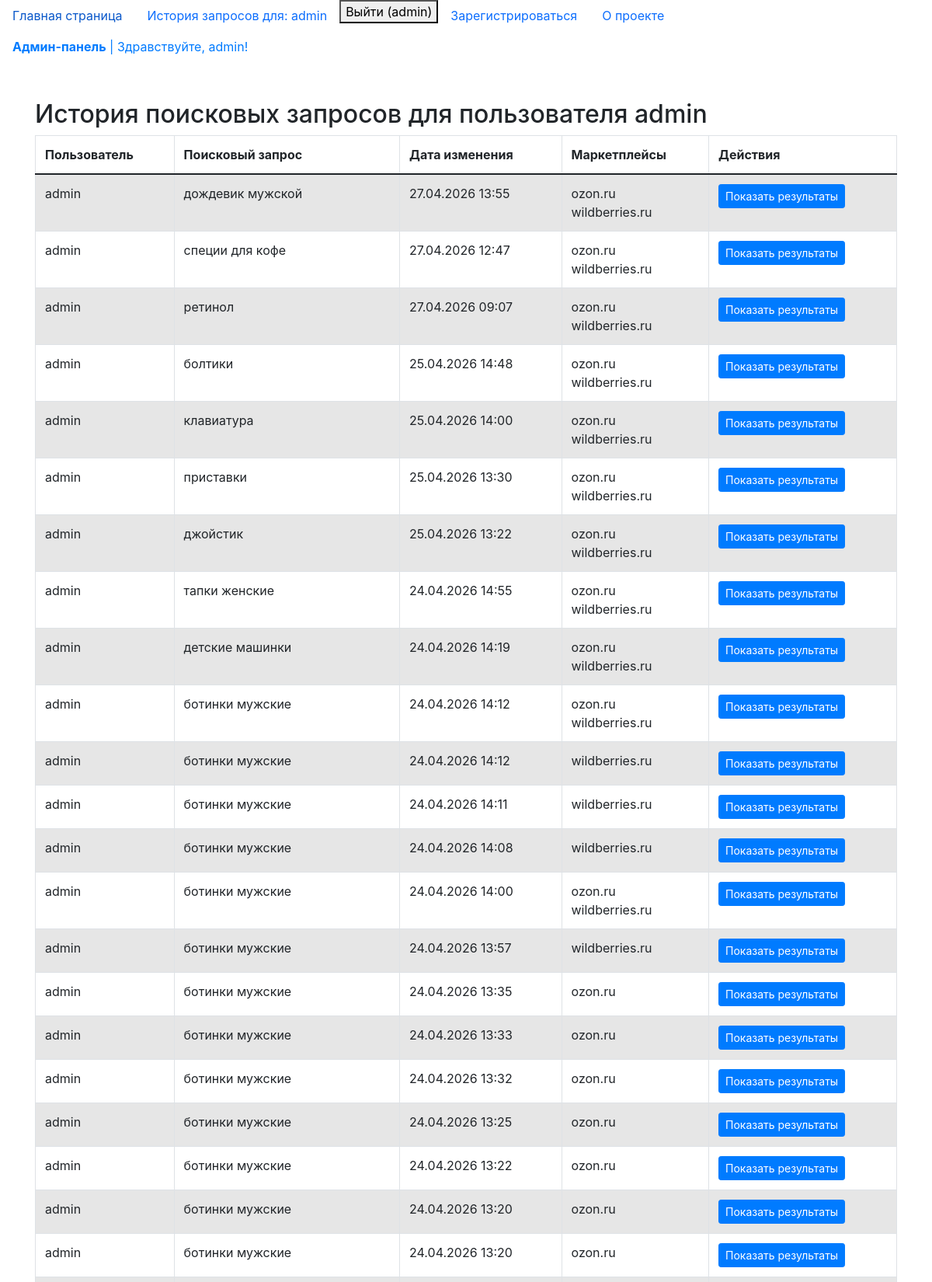
The page /query_list/ (signed in, upper part) on the database its author committed.
### custom_user_app/models/CustomUser.py (models this page shows, shortened)
class CustomUser(AbstractUser):
    """Поле имени пользователя: уникальное, максимум 70 символов."""
    username = models.CharField(
        max_length=70,
        unique=True,
        verbose_name="Имя пользователя.",
    )
    """Поле электронной почты: уникальное, валидируется как email."""
    email = models.EmailField(unique=True, verbose_name="Электронная почта")
    """Дата и время создания записи (устанавливается один раз при создании)."""
    created_at = models.DateTimeField(
        auto_now_add=True, verbose_name="Создано"
    )
    """Дата и время последнего обновления записи (автоматически обновляется при сохранении)."""
    updated_at = models.DateTimeField(auto_now=True, verbose_name="Изменено")
    USERNAME_FIELD = "username"  # Поле, используемое для аутентификации (вместо email)
    REQUIRED_FIELDS = ["email"]  # Список полей, запрашиваемых при создании пользователя через createsuperuser
    objects = CustomUserManager()  # Использование кастомного менеджера пользователей

### web_scraping/models/searchers.py (models this page shows, shortened)
class Searchers(BaseModel):
    class Meta:
        verbose_name = "Запрос"  # Человекочитаемое имя модели в единственном числе
        verbose_name_plural = "Запросы"  # Человекочитаемое имя модели во множественном числе
    """Связь с моделью CustomUser. Указывает, какой пользователь сделал запрос.
    При удалении пользователя все его поисковые запросы также будут удалены (CASCADE)."""
    user = models.ForeignKey(
        CustomUser,
        on_delete=models.CASCADE,
        verbose_name="Пользователь",
    )
    """Текст поискового запроса. Максимальная длина — 100 символов.
    Минимальное количество символов — 2 (проверяется валидатором MinLengthValidator)."""
    query = models.CharField(
        max_length=100,
        verbose_name="Поисковый запрос",
        validators=[MinLengthValidator(2)],
    )
    """Связь многие‑ко‑многим с моделью Product. Указывает на товары,
    найденные по данному запросу. related_name позволяет обращаться
    к запросам из объекта Product через атрибут 'searches'."""
    products = models.ManyToManyField(
        Product,
        related_name="searches",
        verbose_name="Найденные товары",
    )
    """Связь многие‑ко‑многим с моделью Marketplace. Указывает,
    на каких маркетплейсах производился поиск по запросу.
    related_name позволяет обращаться к запросам из объекта Marketplace
    через атрибут 'searches'."""
    marketplaces = models.ManyToManyField(
        Marketplace,
        related_name="searches",
        verbose_name="Маркетплейсы для поиска",
    )

### web_scraping/models/marketplace.py (models this page shows, shortened)
class Marketplace(BaseModel):
    class Meta:
        verbose_name = "Маркетплейс"  # Человекочитаемое имя модели в единственном числе
        verbose_name_plural = "Маркетплейсы"  # Человекочитаемое имя модели во множественном числе
    """Название маркетплейса. Максимальная длина — 100 символов."""
    name = models.CharField(
        max_length=100,
        verbose_name="Название маркетплейса",
    )
    """Базовый URL маркетплейса. Поле автоматически валидирует корректность URL."""
    base_url = models.URLField(verbose_name="Базовый URL")

### web_scraping/views/query_list.py (the view, shortened to what this page needs)
# urls.py: path("query_list/", query_list, name="query_list"),
@login_required(login_url="login")
def query_list(request):
    if request.user.is_superuser:
        searchers = Searchers.objects.all().order_by("-id")
    else:
        searchers = Searchers.objects.filter(user=request.user).order_by("-id")
    marketplaces = Marketplace.objects.all()
    context = {
        "marketplaces": marketplaces,  # Список маркетплейсов
        "searchers": searchers,      # Список поисковых запросов
        "current_user": request.user  # Текущий пользователь
    }
    return render(
        request,
        "web_scarping/search_list.html",
        context=context,
    )

### web_scraping/templates/web_scarping/search_list.html (shortened to what this page needs)
{% extends 'web_scarping/base.html' %}
{% block body %}
<div class="container mt-5">
    <h2>История поисковых запросов для пользователя {{ user.username }}</h2>
    <div class="row">
        <div class="col-md-12">
            <table class="table table-striped table-bordered">
                <thead>
                    <tr>
                        <th>Пользователь</th>
                        <th>Поисковый запрос</th>
                        <th>Дата изменения</th>
                        <th>Маркетплейсы</th>
                        <th>Действия</th>
                    </tr>
                </thead>
                <tbody>
                    {% for search in searchers %}
                    <tr>
                        <td>{{ search.user.username }}</td>
                        <td>{{ search.query }}</td>
                        <td>{{ search.updated_at|date:"d.m.Y H:i" }}</td>
                        <td>
                            {% for marketplace in search.marketplaces.all %}
                                {{ marketplace.name }}<br>
                            {% empty %}
                                Маркетплейсы не выбраны
                            {% endfor %}
                        </td>
                        <td>
                            <a href="{% url 'query_result' search.id %}"
                               class="btn btn-primary btn-sm">
                                 Показать результаты
                            </a>
                        </td>
                    </tr>
                    {% empty %}
                    <tr>
                        <td colspan="5" class="text-center">
                            Записей не найдено
                        </td>
                    </tr>
                    {% endfor %}
                </tbody>
            </table>
        </div>
    </div>
</div>
{% endblock %}

### web_scraping/templates/web_scarping/base.html (shortened to what this page needs)
<!DOCTYPE html>
<html lang="ru">
<head>
    <link href="https://cdn.jsdelivr.net/npm/bootstrap@5.0.2/dist/css/bootstrap.min.css"
          rel="stylesheet"
>
    <link href="https://stackpath.bootstrapcdn.com/bootstrap/4.5.2/css/bootstrap.min.css" rel="stylesheet">
    <nav>
        <ul class="nav">
            <li class="nav-item">
                <a class="nav-link active" aria-current="page" href="{% url 'index' %}">Главная страница</a>
            </li>
            <li class="nav-item">
                <a class="nav-link" href="{% url 'query_list' %}">История запросов для: {{ user.username }}</a>
            </li>
            <li class="nav-item">
                {% if user.is_authenticated %}
                    <form method="post" action="{% url 'logout' %}">
                        <button type="submit">Выйти ({{ user.username }})</button>
                    </form>
                {% else %}
                    <a class="nav-link" href="{% url 'login' %}">Авторизоваться</a>
                {% endif %}
            </li>
            <li class="nav-item">
                <a class="nav-link" href="{% url 'register' %}">Зарегистрироваться</a>
            </li>
            <li class="nav-item">
                <a class="nav-link" href="{% url 'about' %}">О проекте</a>
            </li>
            <li class="nav-item">
                {% if user.is_authenticated %}
                    {% if user.is_superuser %}
                        <a class="nav-link text-primary" href="/admin/">
                            <strong>Админ-панель</strong> | Здравствуйте, {{ user.username }}!
                        </a>
                    {% else %}
                        <a class="nav-link disabled">Здравствуйте, {{ user.username }}!</a>
                    {% endif %}
                {% else %}
                    <a class="nav-link disabled">Добро пожаловать, советую авторизоваться!</a>
                {% endif %}
            </li>
        </ul>
    </nav>
</head>
<body>
    {% block body %}
    {% endblock %}
</body>
</html>

### rows shown on the page
CustomUser: username "admin"
Searchers: user.username "admin", query "дождевик мужской", updated_at "27.04.2026 13:55"
Marketplace: name "ozon.ru"
Marketplace: name "wildberries.ru"
Searchers: user.username "admin", query "специи для кофе", updated_at "27.04.2026 12:47"
Searchers: user.username "admin", query "ретинол", updated_at "27.04.2026 09:07"
Searchers: user.username "admin", query "болтики", updated_at "25.04.2026 14:48"
Searchers: user.username "admin", query "клавиатура", updated_at "25.04.2026 14:00"
Searchers: user.username "admin", query "приставки", updated_at "25.04.2026 13:30"
Searchers: user.username "admin", query "джойстик", updated_at "25.04.2026 13:22"
Searchers: user.username "admin", query "тапки женские", updated_at "24.04.2026 14:55"
Searchers: user.username "admin", query "детские машинки", updated_at "24.04.2026 14:19"
Searchers: user.username "admin", query "ботинки мужские", updated_at "24.04.2026 14:12"
Searchers: user.username "admin", query "ботинки мужские", updated_at "24.04.2026 14:12"
Searchers: user.username "admin", query "ботинки мужские", updated_at "24.04.2026 14:11"
Searchers: user.username "admin", query "ботинки мужские", updated_at "24.04.2026 14:08"
Searchers: user.username "admin", query "ботинки мужские", updated_at "24.04.2026 14:00"
Searchers: user.username "admin", query "ботинки мужские", updated_at "24.04.2026 13:57"
Searchers: user.username "admin", query "ботинки мужские", updated_at "24.04.2026 13:35"
Searchers: user.username "admin", query "ботинки мужские", updated_at "24.04.2026 13:33"
Searchers: user.username "admin", query "ботинки мужские", updated_at "24.04.2026 13:32"
Searchers: user.username "admin", query "ботинки мужские", updated_at "24.04.2026 13:25"
Searchers: user.username "admin", query "ботинки мужские", updated_at "24.04.2026 13:22"
Searchers: user.username "admin", query "ботинки мужские", updated_at "24.04.2026 13:20"
Searchers: user.username "admin", query "ботинки мужские", updated_at "24.04.2026 13:20"
